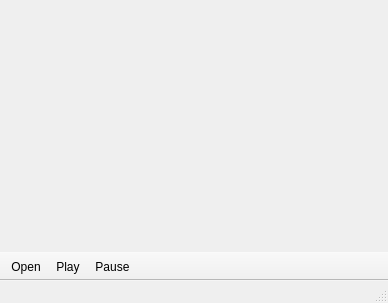
<?xml version="1.0" encoding="UTF-8"?>
<ui version="4.0">
 <class>MainWindow</class>
 <widget class="QMainWindow" name="MainWindow">
  <property name="geometry">
   <rect>
    <x>0</x>
    <y>0</y>
    <width>388</width>
    <height>303</height>
   </rect>
  </property>
  <property name="windowTitle">
   <string>My Video Player</string>
  </property>
  <widget class="QWidget" name="centralWidget"/>
  <widget class="QMenuBar" name="menuBar">
   <property name="geometry">
    <rect>
     <x>0</x>
     <y>0</y>
     <width>388</width>
     <height>26</height>
    </rect>
   </property>
  </widget>
  <widget class="QToolBar" name="mainToolBar">
   <property name="movable">
    <bool>false</bool>
   </property>
   <attribute name="toolBarArea">
    <enum>BottomToolBarArea</enum>
   </attribute>
   <attribute name="toolBarBreak">
    <bool>false</bool>
   </attribute>
   <addaction name="actionOpen"/>
   <addaction name="actionPlay"/>
   <addaction name="actionPause"/>
  </widget>
  <widget class="QStatusBar" name="statusBar"/>
  <action name="actionOpen">
   <property name="icon">
    <iconset resource="resources.qrc">
     <normaloff>:/images/icons/folder.png</normaloff>:/images/icons/folder.png</iconset>
   </property>
   <property name="text">
    <string>Open</string>
   </property>
   <property name="toolTip">
    <string>Open a File</string>
   </property>
  </action>
  <action name="actionPlay">
   <property name="icon">
    <iconset resource="resources.qrc">
     <normaloff>:/images/icons/media-play.png</normaloff>:/images/icons/media-play.png</iconset>
   </property>
   <property name="text">
    <string>Play</string>
   </property>
   <property name="toolTip">
    <string>Play</string>
   </property>
  </action>
  <action name="actionPause">
   <property name="icon">
    <iconset resource="resources.qrc">
     <normaloff>:/images/icons/media-pause.png</normaloff>:/images/icons/media-pause.png</iconset>
   </property>
   <property name="text">
    <string>Pause</string>
   </property>
   <property name="toolTip">
    <string>Pause current video</string>
   </property>
  </action>
 </widget>
 <layoutdefault spacing="6" margin="11"/>
 <resources>
  <include location="resources.qrc"/>
 </resources>
 <connections/>
</ui>
